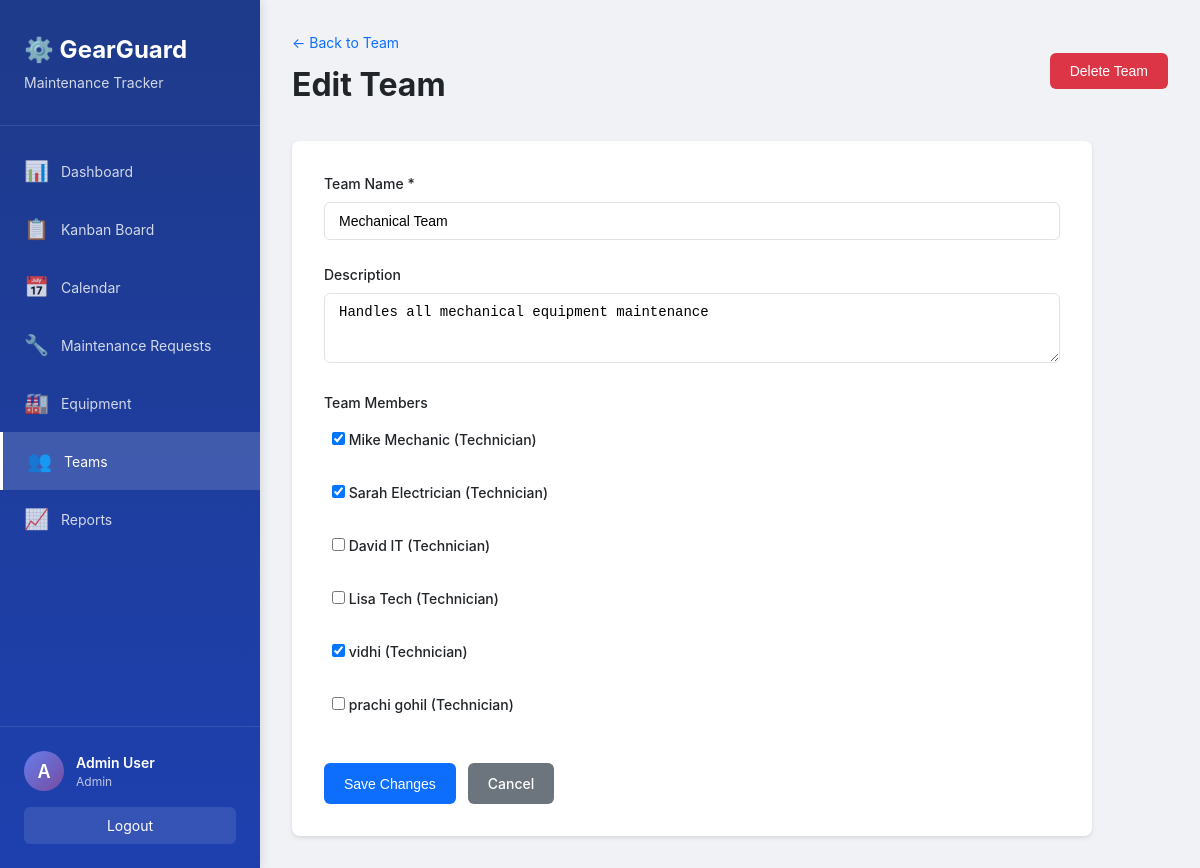
Page /teams/1/edit (signed in) on the committed database.
### models.py (models this page shows, shortened)
class User(UserMixin, db.Model):
    __tablename__ = 'users'
    id = db.Column(db.Integer, primary_key=True)
    name = db.Column(db.String(100), nullable=False)
    email = db.Column(db.String(120), unique=True, nullable=False)
    password_hash = db.Column(db.String(200), nullable=False)
    role = db.Column(db.String(20), nullable=False, default='Technician')
    reset_token = db.Column(db.String(100), unique=True)
    reset_token_expiry = db.Column(db.DateTime)
    created_at = db.Column(db.DateTime, default=datetime.utcnow)
    teams = db.relationship('Team', secondary=team_members,
                            backref=db.backref('members', lazy='joined'))
    assigned_requests = db.relationship('MaintenanceRequest',
                                        foreign_keys='MaintenanceRequest.assigned_technician_id',
                                        backref='assigned_technician',
                                        lazy='dynamic')
    def is_admin(self):
        return self.role == 'Admin'
    def is_manager(self):
        return self.role in ['Admin', 'Manager']

class Team(db.Model):
    __tablename__ = 'teams'
    id = db.Column(db.Integer, primary_key=True)
    name = db.Column(db.String(100), nullable=False, unique=True)
    description = db.Column(db.Text)
    created_at = db.Column(db.DateTime, default=datetime.utcnow)
    equipment = db.relationship(
        'Equipment', backref='maintenance_team', lazy='dynamic')
    requests = db.relationship(
        'MaintenanceRequest', backref='team', lazy='dynamic')

### routes/teams.py (the view, shortened to what this page needs)
@teams_bp.route('/<int:id>/edit', methods=['GET', 'POST'])
@login_required
def edit(id):
    if not current_user.is_manager():
        flash('Access denied. Managers and Admins only.', 'danger')
        return redirect(url_for('teams.view', id=id))
    team = Team.query.get_or_404(id)
    users = User.query.filter_by(role='Technician').all()
    return render_template('teams/edit.html', team=team, users=users)

### app.py (called while the page is built)
@login_manager.user_loader
def load_user(user_id):
    return User.query.get(int(user_id))

@app.context_processor
def inject_user():
    return dict(current_user=current_user, now=datetime.now())

### templates/teams/edit.html (shortened to what this page needs)
{% extends "base.html" %}
{% block content %}
<div class="container-fluid">
    <div class="page-header">
        <div>
            <a href="{{ url_for('teams.view', id=team.id) }}" class="back-link">← Back to Team</a>
            <h1>Edit Team</h1>
        </div>
        {% if current_user.is_admin() %}
        <div class="header-actions">
            <form method="POST" action="{{ url_for('teams.delete', id=team.id) }}"
                  onsubmit="return confirm('Are you sure you want to delete this team? This cannot be undone.');">
                <button type="submit" class="btn btn-danger">Delete Team</button>
            </form>
        </div>
        {% endif %}
    </div>
    <div class="form-container">
        <form method="POST" class="standard-form">
            <div class="form-group">
                <label for="name">Team Name *</label>
                <input type="text" id="name" name="name" class="form-control" value="{{ team.name }}" required>
            </div>
            <div class="form-group">
                <label for="description">Description</label>
                <textarea id="description" name="description" class="form-control" rows="3">{{ team.description or '' }}</textarea>
            </div>
            <div class="form-group">
                <label>Team Members</label>
                <div class="checkbox-group">
                    {% for user in users %}
                    <label class="checkbox-label">
                        <input type="checkbox" name="members" value="{{ user.id }}"
                               {% if user in team.members %}checked{% endif %}>
                        <span>{{ user.name }} ({{ user.role }})</span>
                    </label>
                    {% endfor %}
                </div>
            </div>
            <div class="form-actions">
                <button type="submit" class="btn btn-primary">Save Changes</button>
                <a href="{{ url_for('teams.view', id=team.id) }}" class="btn btn-secondary">Cancel</a>
            </div>
        </form>
    </div>
</div>
{% endblock %}

### templates/base.html (shortened to what this page needs)
<!DOCTYPE html>
<html lang="en">
<head>
    <link rel="stylesheet" href="{{ url_for('static', filename='css/style.css') }}">
</head>
<body>
    {% if current_user.is_authenticated %}
    <div class="sidebar">
        <div class="sidebar-header">
            <h2>⚙️ GearGuard</h2>
            <p class="sidebar-subtitle">Maintenance Tracker</p>
        </div>
        <nav class="sidebar-nav">
            <a href="{{ url_for('dashboard.index') }}" class="nav-item {% if request.endpoint == 'dashboard.index' %}active{% endif %}">
                <span class="nav-icon">📊</span>
                <span>Dashboard</span>
            </a>
            <a href="{{ url_for('dashboard.kanban') }}" class="nav-item {% if request.endpoint == 'dashboard.kanban' %}active{% endif %}">
                <span class="nav-icon">📋</span>
                <span>Kanban Board</span>
            </a>
            <a href="{{ url_for('dashboard.calendar') }}" class="nav-item {% if request.endpoint == 'dashboard.calendar' %}active{% endif %}">
                <span class="nav-icon">📅</span>
                <span>Calendar</span>
            </a>
            <a href="{{ url_for('requests.list_requests') }}" class="nav-item {% if 'requests' in request.endpoint %}active{% endif %}">
                <span class="nav-icon">🔧</span>
                <span>Maintenance Requests</span>
            </a>
            <a href="{{ url_for('equipment.list_equipment') }}" class="nav-item {% if 'equipment' in request.endpoint %}active{% endif %}">
                <span class="nav-icon">🏭</span>
                <span>Equipment</span>
            </a>
            <a href="{{ url_for('teams.list_teams') }}" class="nav-item {% if 'teams' in request.endpoint %}active{% endif %}">
                <span class="nav-icon">👥</span>
                <span>Teams</span>
            </a>
            {% if current_user.is_manager() %}
            <a href="{{ url_for('dashboard.reports') }}" class="nav-item {% if request.endpoint == 'dashboard.reports' %}active{% endif %}">
                <span class="nav-icon">📈</span>
                <span>Reports</span>
            </a>
            {% endif %}
        </nav>
        <div class="sidebar-footer">
            <div class="user-info">
                <div class="user-avatar">{{ current_user.name[0].upper() }}</div>
                <div class="user-details">
                    <div class="user-name">{{ current_user.name }}</div>
                    <div class="user-role">{{ current_user.role }}</div>
                </div>
            </div>
            <a href="{{ url_for('auth.logout') }}" class="btn-logout">Logout</a>
        </div>
    </div>
    {% endif %}
    <div class="main-content {% if not current_user.is_authenticated %}no-sidebar{% endif %}">
        {% block content %}{% endblock %}
    </div>
</body>
</html>

### static/css/style.css (style rules this page uses)
* { margin: 0; padding: 0; box-sizing: border-box; }
:root { --primary: #0d6efd; --primary-dark: #0b5ed7; --secondary: #6c757d; --success: #198754; --danger: #dc3545; --warning: #ffc107; --info: #0dcaf0; --light: #f8f9fa; --dark: #212529; --sidebar-width: 260px; }
body { font-family: -apple-system, BlinkMacSystemFont, "Segoe UI", Roboto, "Helvetica Neue", Arial, sans-serif; font-size: 14px; line-height: 1.5; color: var(--dark); background: #f0f2f5; }
.sidebar { position: fixed; left: 0; top: 0; bottom: 0; width: var(--sidebar-width); background: linear-gradient(180deg, #1e3a8a 0%, #1e40af 100%); color: white; display: flex; flex-direction: column; box-shadow: 2px 0 10px rgba(0, 0, 0, 0.1); z-index: 1000; }
.sidebar-header { padding: 2rem 1.5rem; border-bottom: 1px solid rgba(255, 255, 255, 0.1); }
.sidebar-header h2 { font-size: 1.5rem; font-weight: 700; margin-bottom: 0.25rem; }
.sidebar-subtitle { font-size: 0.875rem; opacity: 0.8; }
.sidebar-nav { flex: 1; padding: 1rem 0; overflow-y: auto; }
.nav-item { display: flex; align-items: center; padding: 0.875rem 1.5rem; color: rgba(255, 255, 255, 0.8); text-decoration: none; transition: all 0.2s; }
.nav-item.active { background: rgba(255, 255, 255, 0.15); color: white; border-left: 3px solid white; }
.nav-icon { font-size: 1.25rem; margin-right: 0.75rem; }
.sidebar-footer { padding: 1.5rem; border-top: 1px solid rgba(255, 255, 255, 0.1); }
.user-info { display: flex; align-items: center; gap: 0.75rem; margin-bottom: 1rem; }
.user-avatar { width: 40px; height: 40px; border-radius: 50%; background: linear-gradient(135deg, #667eea 0%, #764ba2 100%); display: flex; align-items: center; justify-content: center; font-weight: 600; font-size: 1.125rem; }
.user-name { font-weight: 600; font-size: 0.875rem; }
.user-role { font-size: 0.75rem; opacity: 0.7; }
.btn-logout { display: block; text-align: center; padding: 0.5rem; background: rgba(255, 255, 255, 0.1); color: white; text-decoration: none; border-radius: 6px; transition: background 0.2s; }
.main-content { margin-left: var(--sidebar-width); min-height: 100vh; padding: 2rem; }
.page-header { display: flex; justify-content: space-between; align-items: center; margin-bottom: 2rem; }
.page-header h1 { font-size: 2rem; font-weight: 700; color: var(--dark); }
.back-link { display: inline-block; color: var(--primary); text-decoration: none; margin-bottom: 0.5rem; font-size: 0.875rem; }
.header-actions { display: flex; gap: 0.75rem; }
.btn { display: inline-block; padding: 0.625rem 1.25rem; font-size: 0.875rem; font-weight: 500; text-align: center; text-decoration: none; border: none; border-radius: 6px; cursor: pointer; transition: all 0.2s; }
.btn-primary { background: var(--primary); color: white; }
.btn-secondary { background: var(--secondary); color: white; }
.btn-danger { background: var(--danger); color: white; }
.form-container { max-width: 800px; }
.standard-form { background: white; padding: 2rem; border-radius: 8px; box-shadow: 0 2px 4px rgba(0, 0, 0, 0.1); }
.form-group { margin-bottom: 1.5rem; }
.form-group label { display: block; margin-bottom: 0.5rem; font-weight: 500; color: var(--dark); }
.form-control { width: 100%; padding: 0.625rem 0.875rem; font-size: 0.875rem; border: 1px solid #dee2e6; border-radius: 6px; transition: border-color 0.2s; }
textarea.form-control { resize: vertical; }
.form-actions { display: flex; gap: 0.75rem; margin-top: 2rem; }
.checkbox-label { display: flex; align-items: center; gap: 0.5rem; cursor: pointer; padding: 0.5rem; }
.checkbox-group { display: flex; flex-direction: column; gap: 0.5rem; }

### rows in the picture
User: name "A", name "Admin User", role "Admin"
Team: name "Mechanical Team", description "Handles all mechanical equipment maintenance"
User: name "Mike Mechanic", role "Technician"
User: members "☑", name "Sarah Electrician", role "Technician"
User: name "David IT", role "Technician"
User: name "Lisa Tech", role "Technician"
User: members "☑", name "vidhi", role "Technician"
User: name "prachi gohil", role "Technician"
